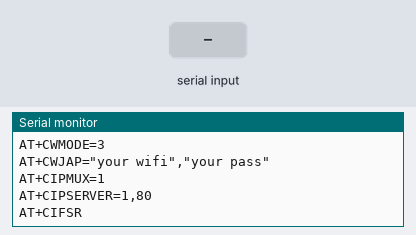
Simulated run of this sketch. Board: Arduino Uno, built with avr-gcc and run on an emulated ATmega328P. Parts: the last lines printed to the serial monitor. The test bench sets the inputs (shaded band). The modem accepts every AT command (registered, SIM ready, sends succeed) and sends nothing else.

Above: at 1.7 s.
1.8 s: "G" received over Serial
At 2.2 s:
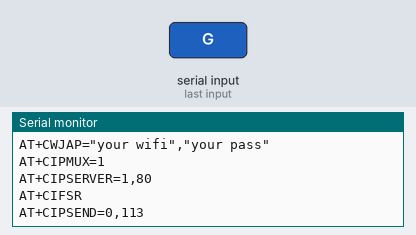
At 3.6 s:
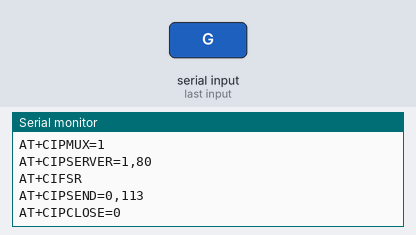

Measured:
- after the input at 1.8 s, the serial monitor: prints a new line at once (image 1)

The sketch:

webserver.ino
```cpp
#include <SoftwareSerial.h>
#define SSID "your wifi"      //your wifi ssid here
#define PASS "your pass"   //your wifi wep key here
SoftwareSerial dbgSerial(10, 11); // RX, TX
void setup()
{
  // Open serial communications and wait for port to open:
  Serial.begin(115200);
  Serial.setTimeout(500);
  dbgSerial.begin(38400);  //can't be faster than 19200 for softserial


  //test if the module is ready
  sendAndWait( "AT","OK",10);

  //Change to mode 1
  //sendAndWait("AT+CWMODE=1","no change","OK",100);
  Serial.println("AT+CWMODE=3");
  delay(100);

  // connect to router
  connectWiFi(SSID,PASS);

  //set the multiple connection mode
  sendAndWait("AT+CIPMUX=1","OK",100);

  //set the server of port 80 check "no change" or "OK"
  sendAndWait("AT+CIPSERVER=1,80","no change",100);

  //print the ip addr
  dbgSerial.println("ip address:");
  Serial.println("AT+CIFSR");
  delay(100);
  while ( Serial.available() ) {
    dbgSerial.write(Serial.read());
  }
  dbgSerial.println();

  dbgSerial.println( "Start Webserver" );
}

void loop() {
  while (Serial.available() >0 )
  {
    char c = Serial.read();
    if (c == 71) {
      dbgSerial.println("Send Web Request");
      webserver();
      delay(500);
    }
  }
}

void http(String output)
{
  Serial.print("AT+CIPSEND=0,");
  Serial.println(output.length());
  if (Serial.find(">"))
  {
    //Serial.println(output);
    sendAndWait(output,"SEND OK",10);
  }
}

// Get the data from the WiFi module and send it to the debug serial port
boolean sendAndWait(String AT_Command, char *AT_Response, int wait){
  dbgSerial.print(AT_Command);
  Serial.println(AT_Command);
  delay(wait);
  while ( Serial.available() > 0 ) {
    if ( Serial.find(AT_Response)  ) {
        dbgSerial.print(" --> ");
        dbgSerial.println(AT_Response);
    return 1;
    }
  }
  dbgSerial.println(" fail!");
  return 0;
}

void webserver(void) {
 char temp1[10];
 dtostrf(analogRead(A0),1,2,temp1);
 http("<title>yOPERO-TECH</title><H3>Hi, I am the ESP8266 Wifi Module</H3><p>Your Arduino's A0 pin value is = "+ String(temp1) +"</p>");
 //delay(1000);
 sendAndWait("AT+CIPCLOSE=0","",500);
}
boolean connectWiFi(String NetworkSSID,String NetworkPASS)
{
  String cmd = "AT+CWJAP=\"";
  cmd += NetworkSSID;
  cmd += "\",\"";
  cmd += NetworkPASS;
  cmd += "\"";

  //dbgSerial.println(cmd);
  //sendAndWait(cmd,"OK",10);
  Serial.println(cmd);
  delay(100);
  while ( Serial.available() ) {
    dbgSerial.write(Serial.read());
  }
}
```
